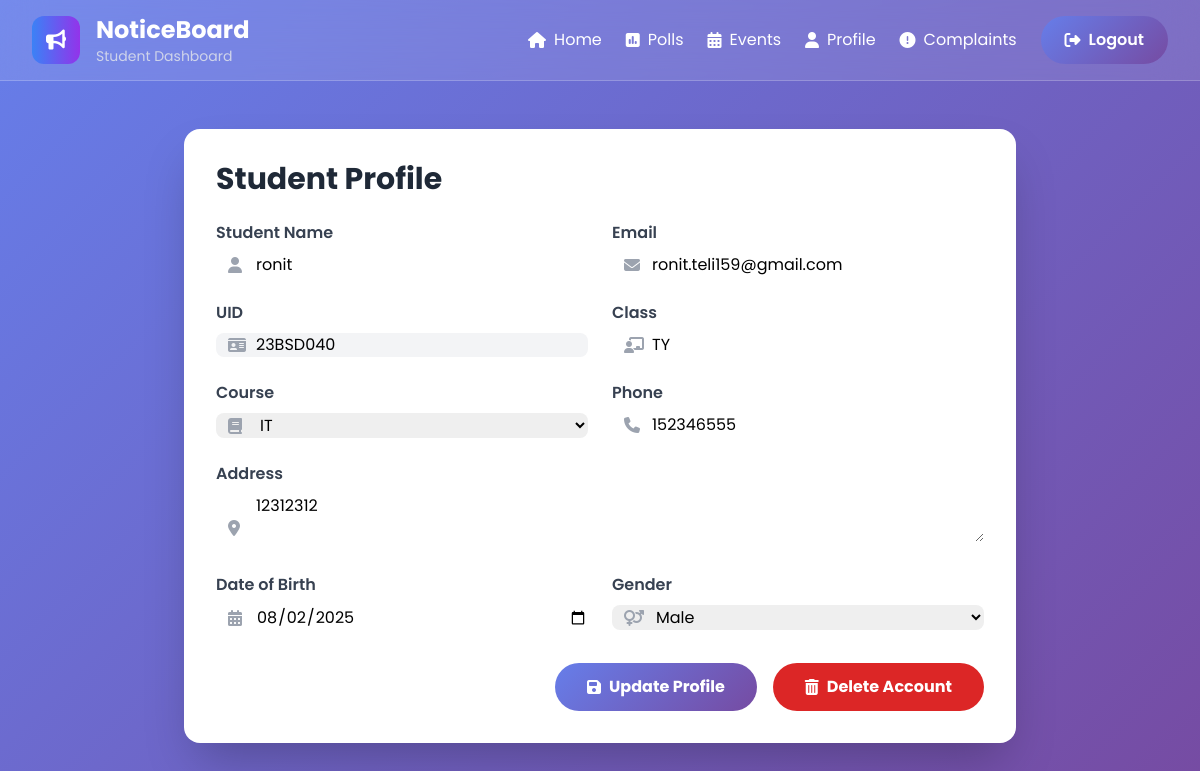
The page /profile.php (signed in) on the database its author committed.
### tables this page shows
CREATE TABLE `students` (
  `id` int(11) NOT NULL,
  `student_name` varchar(100) NOT NULL,
  `email` varchar(100) NOT NULL,
  `uid` varchar(50) NOT NULL,
  `class` varchar(50) NOT NULL,
  `course` varchar(100) DEFAULT NULL,
  `phone` varchar(15) NOT NULL,
  `address` varchar(255) DEFAULT NULL,
  `dob` date DEFAULT NULL,
  `gender` varchar(10) DEFAULT NULL,
  `password` varchar(255) NOT NULL,
  `reg_date` timestamp NOT NULL DEFAULT current_timestamp()
);

### profile.php (the view, shortened to what this page needs)
<?php
include_once('includes/student_header.php');
$uid = $_SESSION['student_uid'];
$result = mysqli_query($con, "SELECT * FROM students WHERE uid='$uid'");
$row = mysqli_fetch_assoc($result);
$cat_result = mysqli_query($con, "SELECT categoryName FROM tblcategory ORDER BY categoryName");
$categories = [];
while ($cat = mysqli_fetch_assoc($cat_result)) {
    $categories[] = $cat['categoryName'];
}
?>
<div class="max-w-4xl mx-auto px-4 sm:px-6 lg:px-8 py-12">
    <div class="bg-white rounded-2xl shadow-2xl overflow-hidden">
        <div class="p-8">
            <h2 class="text-3xl font-bold text-gray-800 mb-6">Student Profile</h2>
            <form method="post">
                <div class="grid grid-cols-1 md:grid-cols-2 gap-6">
                    <div class="form-group">
                        <label class="block text-gray-700 font-semibold mb-2">Student Name</label>
                        <div class="relative">
                            <span class="absolute inset-y-0 left-0 flex items-center pl-3">
                                <i class="fas fa-user text-gray-400"></i>
                            </span>
                            <input type="text" name="student_name" class="pl-10 form-input w-full rounded-lg border-gray-300 focus:border-blue-500 focus:ring focus:ring-blue-200 focus:ring-opacity-50" value="<?php echo htmlentities($row['student_name']); ?>" required>
                        </div>
                    </div>
                    <div class="form-group">
                        <label class="block text-gray-700 font-semibold mb-2">Email</label>
                        <div class="relative">
                            <span class="absolute inset-y-0 left-0 flex items-center pl-3">
                                <i class="fas fa-envelope text-gray-400"></i>
                            </span>
                            <input type="email" name="email" class="pl-10 form-input w-full rounded-lg border-gray-300 focus:border-blue-500 focus:ring focus:ring-blue-200 focus:ring-opacity-50" value="<?php echo htmlentities($row['email']); ?>" required>
                        </div>
                    </div>
                    <div class="form-group">
                        <label class="block text-gray-700 font-semibold mb-2">UID</label>
                        <div class="relative">
                            <span class="absolute inset-y-0 left-0 flex items-center pl-3">
                                <i class="fas fa-id-card text-gray-400"></i>
                            </span>
                            <input type="text" class="pl-10 form-input w-full rounded-lg bg-gray-100 border-gray-300" value="<?php echo htmlentities($row['uid']); ?>" readonly>
                        </div>
                    </div>
                    <div class="form-group">
                        <label class="block text-gray-700 font-semibold mb-2">Class</label>
                        <div class="relative">
                            <span class="absolute inset-y-0 left-0 flex items-center pl-3">
                                <i class="fas fa-chalkboard-teacher text-gray-400"></i>
                            </span>
                            <input type="text" name="class" class="pl-10 form-input w-full rounded-lg border-gray-300 focus:border-blue-500 focus:ring focus:ring-blue-200 focus:ring-opacity-50" value="<?php echo htmlentities($row['class']); ?>" required>
                        </div>
                    </div>
                    <div class="form-group">
                        <label class="block text-gray-700 font-semibold mb-2">Course</label>
                        <div class="relative">
                            <span class="absolute inset-y-0 left-0 flex items-center pl-3">
                                <i class="fas fa-book text-gray-400"></i>
                            </span>
                            <select name="course" class="pl-10 form-select w-full rounded-lg border-gray-300 focus:border-blue-500 focus:ring focus:ring-blue-200 focus:ring-opacity-50" required>
                                <?php foreach ($categories as $cat): ?>
                                    <option value="<?php echo htmlentities($cat); ?>" <?php if($row['course'] == $cat) echo 'selected'; ?>>
                                        <?php echo htmlentities($cat); ?>
                                    </option>
                                <?php endforeach; ?>
                            </select>
                        </div>
                    </div>
                    <div class="form-group">
                        <label class="block text-gray-700 font-semibold mb-2">Phone</label>
                        <div class="relative">
                            <span class="absolute inset-y-0 left-0 flex items-center pl-3">
                                <i class="fas fa-phone text-gray-400"></i>
                            </span>
                            <input type="text" name="phone" class="pl-10 form-input w-full rounded-lg border-gray-300 focus:border-blue-500 focus:ring focus:ring-blue-200 focus:ring-opacity-50" value="<?php echo htmlentities($row['phone']); ?>" required>
                        </div>
                    </div>
                    <div class="form-group md:col-span-2">
                        <label class="block text-gray-700 font-semibold mb-2">Address</label>
                        <div class="relative">
                            <span class="absolute inset-y-0 left-0 flex items-center pl-3 pt-3">
                                <i class="fas fa-map-marker-alt text-gray-400"></i>
                            </span>
                            <textarea name="address" class="pl-10 form-textarea w-full rounded-lg border-gray-300 focus:border-blue-500 focus:ring focus:ring-blue-200 focus:ring-opacity-50"><?php echo htmlentities($row['address']); ?></textarea>
                        </div>
                    </div>
                    <div class="form-group">
                        <label class="block text-gray-700 font-semibold mb-2">Date of Birth</label>
                        <div class="relative">
                            <span class="absolute inset-y-0 left-0 flex items-center pl-3">
                                <i class="fas fa-calendar-alt text-gray-400"></i>
                            </span>
                            <input type="date" name="dob" class="pl-10 form-input w-full rounded-lg border-gray-300 focus:border-blue-500 focus:ring focus:ring-blue-200 focus:ring-opacity-50" value="<?php echo htmlentities($row['dob']); ?>">
                        </div>
                    </div>
                    <div class="form-group">
                        <label class="block text-gray-700 font-semibold mb-2">Gender</label>
                        <div class="relative">
                            <span class="absolute inset-y-0 left-0 flex items-center pl-3">
                                <i class="fas fa-venus-mars text-gray-400"></i>
                            </span>
                            <select name="gender" class="pl-10 form-select w-full rounded-lg border-gray-300 focus:border-blue-500 focus:ring focus:ring-blue-200 focus:ring-opacity-50">
                                <option value="Male" <?php if($row['gender']=='Male') echo 'selected'; ?>>Male</option>
                            </select>
                        </div>
                    </div>
                </div>
                <div class="mt-8 flex justify-end items-center gap-4">
                    <button type="submit" name="update" class="btn-gradient px-8 py-3 rounded-full text-white font-bold flex items-center space-x-2">
                        <i class="fas fa-save"></i>
                        <span>Update Profile</span>
                    </button>
                    <button type="submit" name="delete_account" class="bg-red-600 hover:bg-red-700 px-8 py-3 rounded-full text-white font-bold flex items-center space-x-2" onclick="return confirm('Are you sure you want to delete your account? This action is permanent and cannot be undone.');">
                        <i class="fas fa-trash-alt"></i>
                        <span>Delete Account</span>
                    </button>
                </div>
            </form>
        </div>
    </div>
</div>

### includes/student_header.php (style rules this page uses)
body { font-family: 'Poppins', sans-serif; background: linear-gradient(135deg, #667eea 0%, #764ba2 100%); min-height: 100vh; }
.btn-gradient { background: linear-gradient(135deg, #667eea 0%, #764ba2 100%); transition: all 0.3s ease; }

### rows shown on the page
students: student_name "ronit", email "ronit.teli159@gmail.com", uid "23BSD040", class "TY", course "IT", phone "152346555", address "12312312", dob "08/02/2025", gender "Male"
